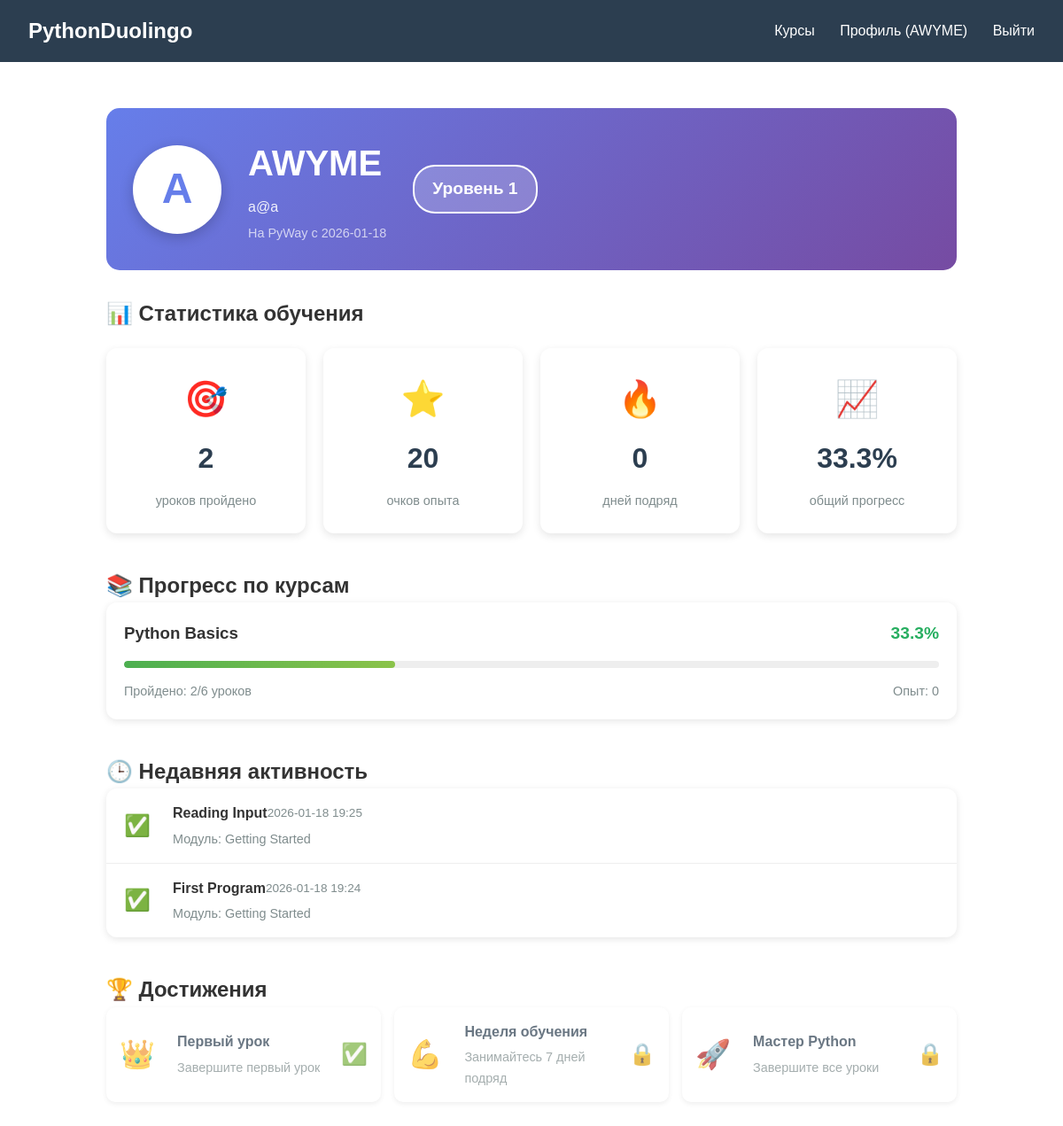
The page /profile (signed in) on the database as committed earlier.
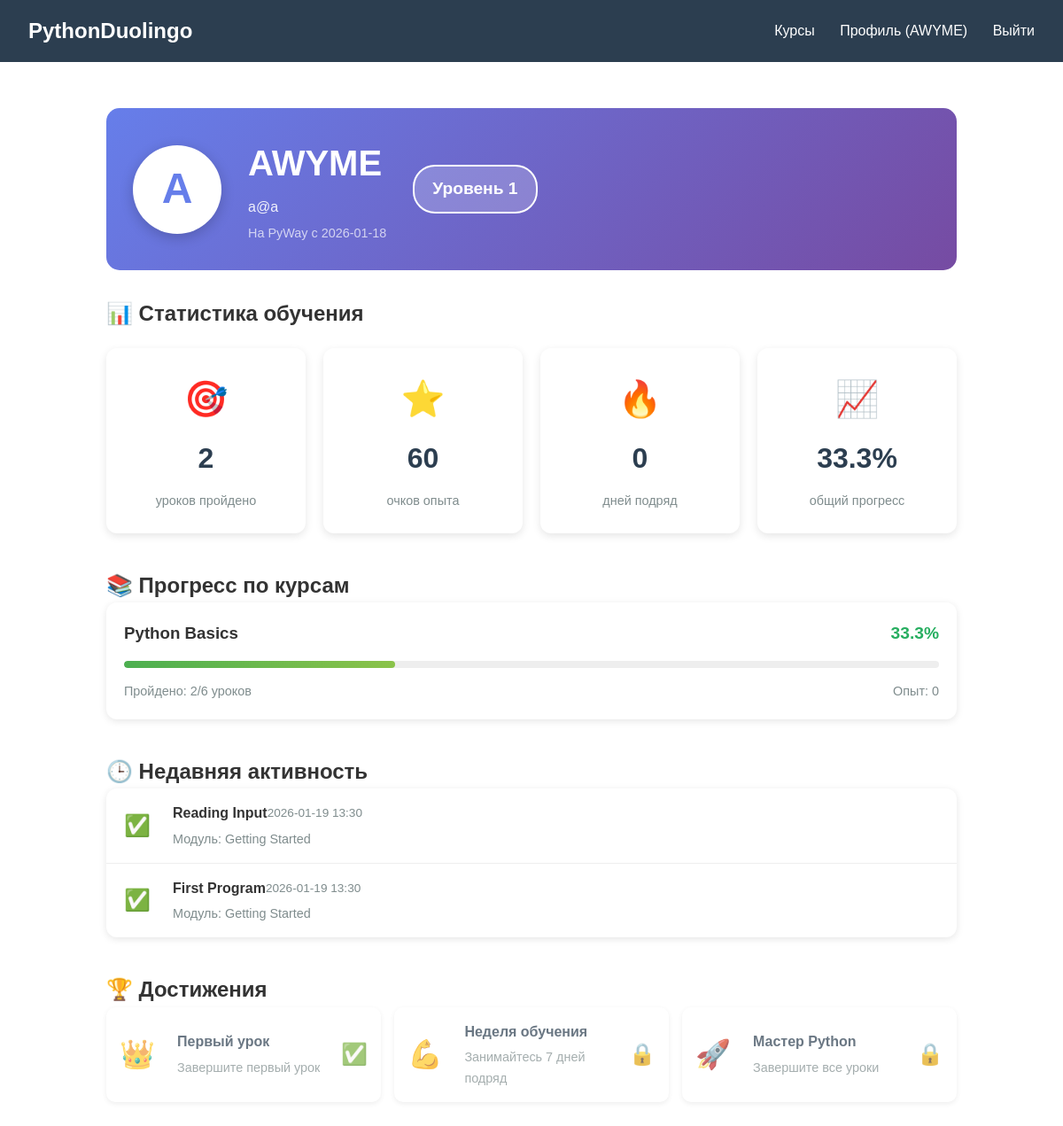
The same page on the database as committed later.
### tables this page shows
CREATE TABLE users (
            id INTEGER PRIMARY KEY AUTOINCREMENT,
            username VARCHAR(50) UNIQUE NOT NULL,
            email VARCHAR(100) UNIQUE NOT NULL,
            password_hash VARCHAR(255) NOT NULL,
            created_at DATETIME DEFAULT CURRENT_TIMESTAMP,
            experience INTEGER DEFAULT 0,
            level INTEGER DEFAULT 1,
            streak_days INTEGER DEFAULT 0,
            last_activity_date DATE);

CREATE TABLE user_progress (
            id INTEGER PRIMARY KEY AUTOINCREMENT,
            user_id INTEGER NOT NULL,
            lesson_id INTEGER NOT NULL,
            completed BOOLEAN DEFAULT 0,
            completed_at DATETIME,
            code_submission TEXT,
            attempts INTEGER DEFAULT 0,
            score INTEGER DEFAULT 0,
            FOREIGN KEY (user_id) REFERENCES users (id) ON DELETE CASCADE,
            FOREIGN KEY (lesson_id) REFERENCES lessons (id) ON DELETE CASCADE,
            UNIQUE(user_id, lesson_id)
        );

CREATE TABLE lessons (
            id INTEGER PRIMARY KEY AUTOINCREMENT,
            module_id INTEGER NOT NULL,
            title VARCHAR(100) NOT NULL,
            content TEXT NOT NULL,
            order_index INTEGER DEFAULT 0,
            lesson_type VARCHAR(20) DEFAULT 'theory',
            expected_output TEXT,
            hints TEXT,
            created_at DATETIME DEFAULT CURRENT_TIMESTAMP,
            FOREIGN KEY (module_id) REFERENCES modules (id) ON DELETE CASCADE
        );

CREATE TABLE modules (
            id INTEGER PRIMARY KEY AUTOINCREMENT,
            course_id INTEGER NOT NULL,
            title VARCHAR(100) NOT NULL,
            description TEXT,
            order_index INTEGER DEFAULT 0,
            created_at DATETIME DEFAULT CURRENT_TIMESTAMP,
            FOREIGN KEY (course_id) REFERENCES courses (id) ON DELETE CASCADE
        );

### main.py (the view)
@app.route('/profile')
@login_required
def profile():
    user_data = get_user_profile(session['id'])
    if not user_data:
        flash('Профиль не найден.', 'error')
        return redirect(url_for('index'))
    progress_stats = get_user_progress_summary(session['id'])
    conn = get_db_connection()
    courses = conn.execute('''
        SELECT c.* FROM courses c
        JOIN user_progress up ON EXISTS (
            SELECT 1 FROM lessons l
            JOIN modules m ON l.module_id = m.id
            WHERE m.course_id = c.id AND up.lesson_id = l.id AND up.user_id = ?
        )
        WHERE c.is_active = TRUE
        GROUP BY c.id
    ''', (session['id'],)).fetchall()
    courses_progress = []
    for course in courses:
        progress = conn.execute('''
            SELECT
                COUNT(DISTINCT l.id) as total_lessons,
                COUNT(DISTINCT up.lesson_id) as completed_lessons
            FROM lessons l
            JOIN modules m ON l.module_id = m.id
            LEFT JOIN user_progress up ON l.id = up.lesson_id AND up.user_id = ? AND up.completed = TRUE
            WHERE m.course_id = ?
        ''', (session['id'], course['id'])).fetchone()
        if progress:
            progress_percent = (progress['completed_lessons'] / progress['total_lessons'] * 100) if progress['total_lessons'] > 0 else 0
            courses_progress.append({
                'id': course['id'],
                'title': course['title'],
                'total_lessons': progress['total_lessons'],
                'completed_lessons': progress['completed_lessons'],
                'progress_percent': round(progress_percent, 1)
            })
    recent_lessons = conn.execute('''
        SELECT l.title, up.completed_at, m.title as module_title, up.completed
        FROM user_progress up
        JOIN lessons l ON up.lesson_id = l.id
        JOIN modules m ON l.module_id = m.id
        WHERE up.user_id = ?
        ORDER BY up.completed_at DESC
        LIMIT 10
    ''', (session['id'],)).fetchall()
    conn.close()
    return render_template('profile.html',
                         user=user_data,
                         progress_stats=progress_stats,
                         courses_progress=courses_progress,
                         recent_lessons=recent_lessons)

### db/db.py (called while the page is built)
def get_db_connection():
    conn = sqlite3.connect(DATABASE_PATH, check_same_thread=False)
    conn.row_factory = sqlite3.Row
    return conn

def get_user_profile(user_id):
    conn = get_db_connection()
    user = conn.execute('''
        SELECT id, username, email, created_at, experience, level, streak_days
        FROM users WHERE id = ?
    ''', (user_id,)).fetchone()
    if not user:
        conn.close()
        return None
    profile_data = dict(user)
    progress_stats = get_user_progress(user_id)
    profile_data['progress_stats'] = progress_stats
    conn.close()
    return profile_data

### main.py (called while the page is built)
def login_required(f):
    from functools import wraps
    @wraps(f)
    def decorated_function(*args, **kwargs):
        if 'id' not in session:
            flash('Для доступа к этой странице необходимо войти в систему.', 'error')
            return redirect(url_for('login'))
        return f(*args, **kwargs)
    return decorated_function

### templates/profile.html (shortened to what the changed rows need)
{% extends "base.html" %}
{% block content %}
<div class="profile-container">
    <div class="profile-header">
        <div class="profile-avatar">
            <div class="avatar-circle">
                {{ user.username[0]|upper }}
            </div>
        </div>
        <div class="profile-info">
            <h1>{{ user.username }}</h1>
            <p class="profile-email">{{ user.email }}</p>
            <p class="profile-join-date">На PyWay с {{ user.created_at[:10] }}</p>
        </div>
        <div class="profile-level">
            <div class="level-badge">
                <span class="level-number">Уровень {{ user.level }}</span>
            </div>
        </div>
    </div>
    <div class="profile-stats">
        <h2>📊 Статистика обучения</h2>
        <div class="stats-grid">
            <div class="stat-card">
                <div class="stat-icon">⭐</div>
                <div class="stat-number">{{ user.experience|default(0) }}</div>
                <div class="stat-label">очков опыта</div>
            </div>
            <div class="stat-card">
                <div class="stat-icon">🔥</div>
                <div class="stat-number">{{ user.streak_days|default(0) }}</div>
                <div class="stat-label">дней подряд</div>
            </div>
        </div>
    </div>
    <div class="courses-progress">
        <h2>📚 Прогресс по курсам</h2>
    </div>
    <div class="recent-activity">
        <h2>🕒 Недавняя активность</h2>
        {% if recent_lessons %}
            <div class="activity-list">
                {% for lesson in recent_lessons %}
                <div class="activity-item">
                    <div class="activity-icon">
                        {% if lesson.completed %}✅{% else %}🔄{% endif %}
                    </div>
                    <div class="activity-content">
                        <div class="activity-title">
                            <strong>{{ lesson.title }}</strong>
                            <span class="activity-time">{{ lesson.completed_at[:16] }}</span>
                        </div>
                        <div class="activity-details">
                            Модуль: {{ lesson.module_title }}
                        </div>
                    </div>
                </div>
                {% endfor %}
            </div>
        {% else %}
            <div class="empty-state">
                <p>Пока нет завершённых уроков</p>
            </div>
        {% endif %}
    </div>
    <div class="achievements">
        <h2>🏆 Достижения</h2>
    </div>
</div>
{% endblock %}

### templates/base.html (shortened to what this page needs)
<!DOCTYPE html>
<html lang="ru">
<head>
    <link rel="stylesheet" href="{{ url_for('static', filename='style.css') }}">
</head>
<body>
    <nav>
        <div class="nav-container">
            <a href="{{ url_for('index') }}" class="logo">PythonDuolingo</a>
            <div class="nav-links">
                <a href="{{ url_for('courses') }}">Курсы</a>
                {% if session.get('id') %}
                    <a href="{{ url_for('profile') }}">Профиль ({{ session.get('username', 'Пользователь') }})</a>
                    <a href="{{ url_for('logout') }}">Выйти</a>
                {% else %}
                    <a href="{{ url_for('login') }}">Войти</a>
                    <a href="{{ url_for('signup') }}">Регистрация</a>
                {% endif %}
            </div>
        </div>
    </nav>
    <main>
        {% block content %}{% endblock %}
    </main>
</body>
</html>

Rows that differ between the two databases and show on the page:
changed users "AWYME": experience "20" → "60"
changed user_progress "Reading Input": completed_at "2026-01-18 19:25" → "2026-01-19 13:30"
changed user_progress "First Program": completed_at "2026-01-18 19:24" → "2026-01-19 13:30"
